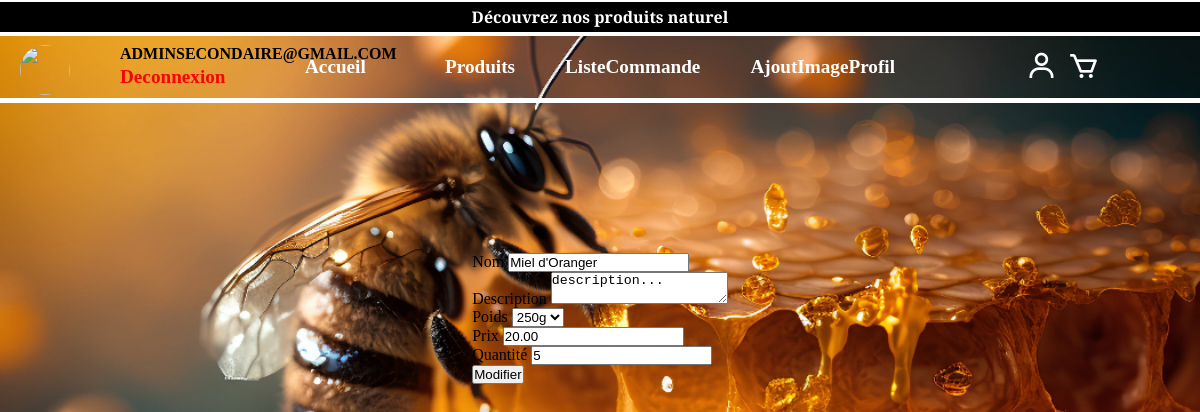
The page /ctrl/product/update-display.php?id=1&poids=250g (signed in) on the database its author committed.
### tables this page shows
CREATE TABLE product (
     id INT AUTO_INCREMENT PRIMARY KEY
     ,name VARCHAR(250)
     ,description TEXT
    ,idUser INT
    ,photo longblob
    ,photo_filename varchar(255)
);

CREATE TABLE product_stock (
    id INT AUTO_INCREMENT PRIMARY KEY
    ,poids VARCHAR(50) NOT NULL
    ,price DECIMAL(10, 2) NOT NULL
    ,quantity INT NOT NULL
    ,idProduct INT NOT NULL
);

### ctrl/product/update-display.php (called while the page is built, shortened)
<?php
$dbConnection = getConnection($dbConfig);
$idProduct = $_GET['id'];
$queryProduct = 'SELECT id, name, description FROM product WHERE id = :idProduct';
$statementProduct = $dbConnection->prepare($queryProduct);
$statementProduct->bindParam(':idProduct', $idProduct, PDO::PARAM_INT);
$statementProduct->execute();
$productInfo = $statementProduct->fetch(PDO::FETCH_ASSOC);
$queryStock = 'SELECT poids, price, quantity FROM product_stock WHERE idProduct = :idProduct';
$statementStock = $dbConnection->prepare($queryStock);
$statementStock->bindParam(':idProduct', $idProduct, PDO::PARAM_INT);
$statementStock->execute();
$stockInfo = $statementStock->fetchAll(PDO::FETCH_ASSOC);
include $_SERVER['DOCUMENT_ROOT'] . '/view/product/update.php';

### view/product/update.php (the view, shortened to what this page needs)
<!DOCTYPE html>
<html lang="fr">
<head>
    <link href='https://unpkg.com/boxicons@2.1.4/css/boxicons.min.css' rel='stylesheet'>
    <link rel="stylesheet" href="../../asset/css/style.css">
</head>
<body>
<?php include $_SERVER['DOCUMENT_ROOT'] . '/view/partial/header.php' ?>
    <main>
    <form class="formUpdate" action="/ctrl/product/update.php" method="post">
    <div>
        <label for="name">Nom</label>
        <input type="text" name="name" id="name" value="<?= htmlspecialchars($productInfo['name'] ?? '', ENT_QUOTES) ?>" required>
    </div>
    <div>
        <label for="description">Description</label>
        <textarea name="description" id="description" required><?= htmlspecialchars($productInfo['description'] ?? '', ENT_QUOTES) ?></textarea>
    </div>
    <div>
        <label for="poids">Poids</label>
        <select name="poids" id="poids" required>
            <?php foreach ($stockInfo as $stock): ?>
                <option value="<?= htmlspecialchars($stock['poids'], ENT_QUOTES) ?>"
                    <?= isset($productInfo['poids']) && $productInfo['poids'] === $stock['poids'] ? 'selected' : '' ?>>
                    <?= htmlspecialchars($stock['poids'], ENT_QUOTES) ?>
                </option>
            <?php endforeach; ?>
        </select>
    </div>
    <div>
        <label for="price">Prix</label>
        <input type="text" name="price" id="price" value="<?= htmlspecialchars($stockInfo[0]['price'] ?? '', ENT_QUOTES) ?>" required>
    </div>
    <div>
        <label for="quantity">Quantité</label>
        <input type="number" name="quantity" id="quantity" value="<?= htmlspecialchars($stockInfo[0]['quantity'] ?? '', ENT_QUOTES) ?>" required>
    </div>
    <div class="submit">
        <button type="submit">Modifier</button>
    </div>
</form>
    </main>
</body>
</html>

### asset/css/style.css (style rules this page uses)
* { margin: 0; padding: 0; }
.bodyAccueil { background-image: url(/asset/img/photoPrincipale.jpg); height: 100vh; background-size: cover; background-position: center; background-repeat: no-repeat; }
main { display: flex; justify-content: center; align-items: center; padding: 0px 80px; margin-top: 150px; }

### rows shown on the page
product: name "Miel d'Oranger", description "description..."
product_stock: price "20.00", quantity "5"

### other values the page prints
$_SESSION['user']['email'] "ADMINSECONDAIRE@GMAIL.COM"
form field poids "250g"
